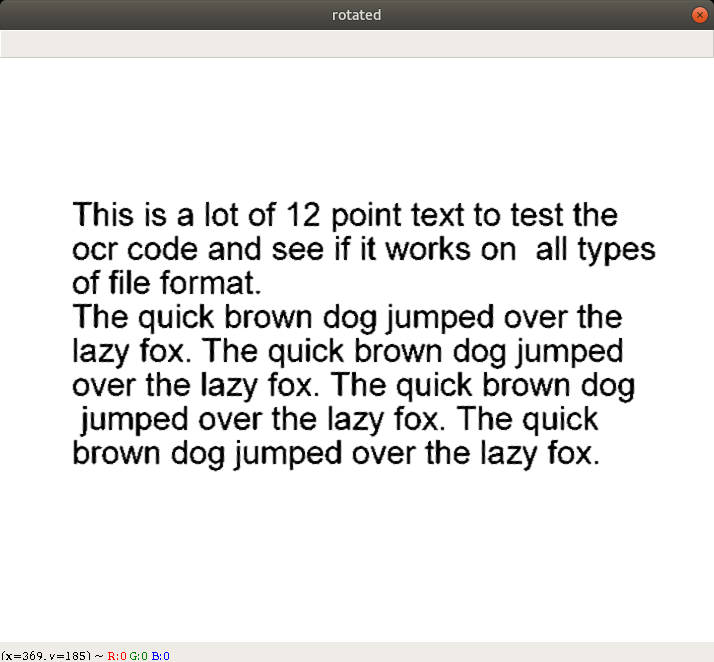
#> input picture rot_test3.png, 714 x 662 px, given in place of test4.png, which was not available
$ python PrimitiveRotateImg.py
#> lines starting #> are read from the running program, lines starting #| are printed output that depends on the picture; after the words box and inside, x2 and y2 are one past the last pixel; in counts of white or black regions, pixels touching at a corner belong together; pictures that were not available may be replaced by others from this repository, and a replacement may not be noted
import numpy as np
import argparse
import cv2


# load the image from disk
image = cv2.imread('/home/nezha/Изображения/test4.png')
#> image is the input picture: shape (662, 714, 3); mean B, G, R 229, 229.6, 230

gray = cv2.cvtColor(image, cv2.COLOR_BGR2GRAY)
gray = cv2.bitwise_not(gray)
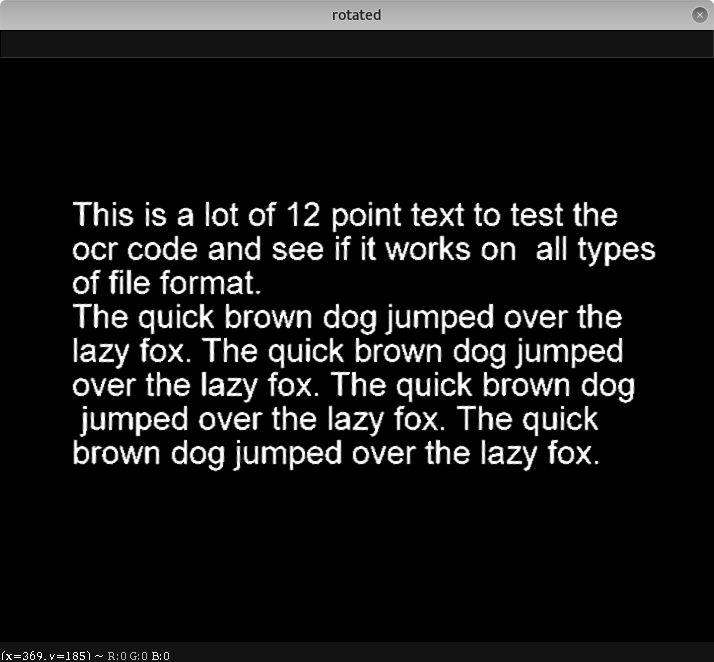
#> gray: shape (662, 714); min 0, max 255, mean 25.3

_, thresh = cv2.threshold(gray, 0, 255, cv2.THRESH_BINARY | cv2.THRESH_OTSU)
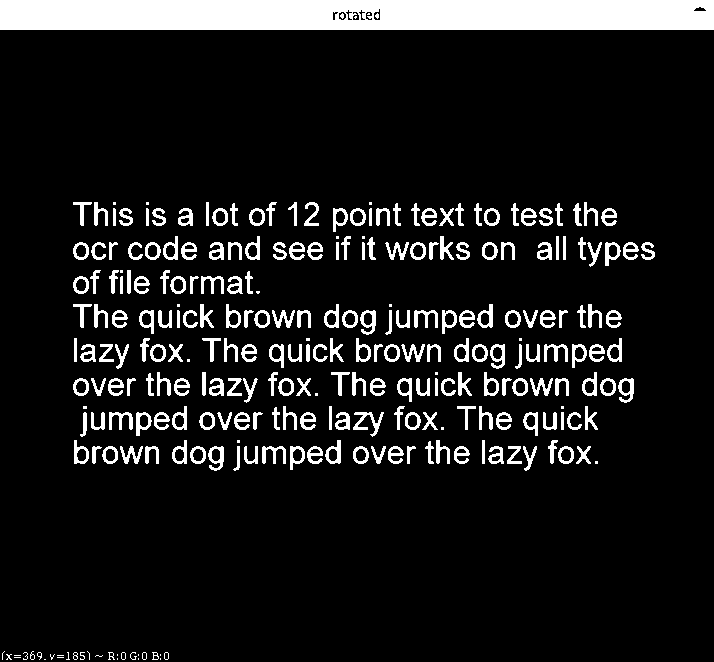
#> thresh: shape (662, 714); 10.7% white; 271 white regions (46 under 20 px), largest, box (x1, y1, x2, y2) and area: (0, 0, 714, 30) 21163, (353, 412, 384, 437) 264, (109, 412, 133, 430) 209

# grab (x, y) and use these coordinates to compute rotated bounding box
coords = np.column_stack(np.where(thresh > 0))
#> coords = 50717 pairs, first value 0 to 659, second value 0 to 713

angle = cv2.minAreaRect(coords)[-1]      # the "cv2.minAreaRect" return values in the range [-90, 0);
#> angle = -90

if angle < -45:
    angle = -(90 + angle)
#> angle = 0
else:
    angle = -angle

# rotate the image
(h, w) = image.shape[:2]
#> h = 662; w = 714

M = cv2.getRotationMatrix2D((w // 2, h // 2), angle, 1.0)
#> M = [[1, 0, 0], [0, 1, 0]]

rotated = cv2.warpAffine(
    image,
    M, (w, h),
    flags=cv2.INTER_CUBIC,
    borderMode=cv2.BORDER_REPLICATE
)


cv2.imshow('Original', image)
cv2.imshow('rotated', rotated)
cv2.waitKey(0)
cv2.destroyAllWindows()

$ run again, on rot_test4.png
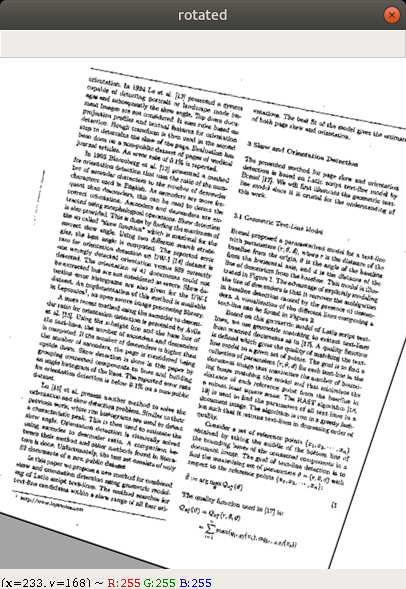
#> input picture rot_test4.png, 406 x 589 px, given in place of test4.png, which was not available
#> image is the input picture: shape (589, 406, 3); mean B, G, R 215, 215.7, 216.1
#> `gray = cv2.bitwise_not(gray)`:
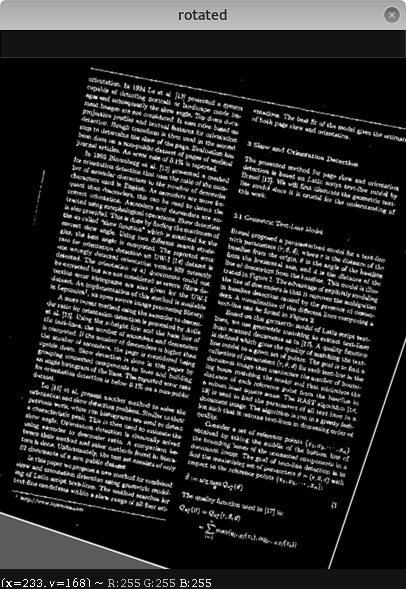
#> gray: shape (589, 406); min 0, max 255, mean 39.2
#> `_, thresh = cv2.threshold(gray, 0, 255, cv2.THRESH_BINARY | cv2.THRESH..`:
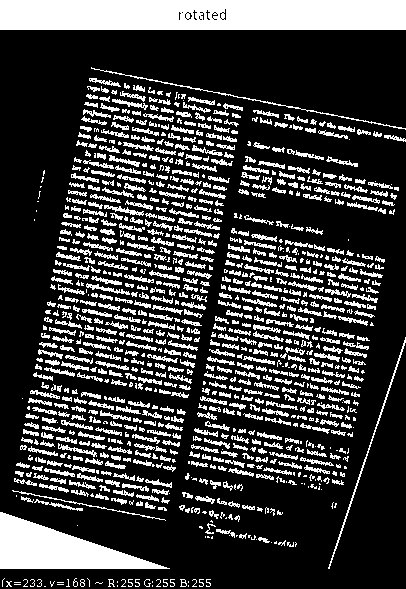
#> thresh: shape (589, 406); 24% white; 989 white regions (280 under 20 px), largest, box (x1, y1, x2, y2) and area: (0, 0, 406, 30) 12061, (0, 512, 170, 569) 4920, (91, 67, 406, 130) 461
#> coords = 57392 pairs, first value 0 to 586, second value 0 to 405
#> `angle = cv2.minAreaRect(coords)[-1]      # the "cv2.minAreaRect" retur..`: angle = -90
#> `angle = -(90 + angle)`: angle = 0
#> M = [[1, 0, 0], [0, 1, 0]]

$ run again, on gui.png
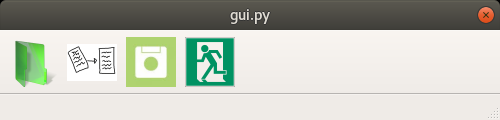
#> input picture gui.png, 500 x 120 px, given in place of test4.png, which was not available
#> image is the input picture: shape (120, 500, 3); mean B, G, R 182.8, 193.1, 190
#> `gray = cv2.bitwise_not(gray)`:
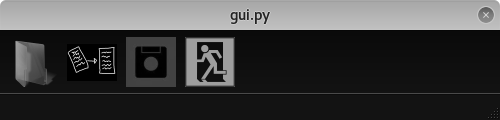
#> gray: shape (120, 500); min 0, max 255, mean 63.8
#> `_, thresh = cv2.threshold(gray, 0, 255, cv2.THRESH_BINARY | cv2.THRESH..`:
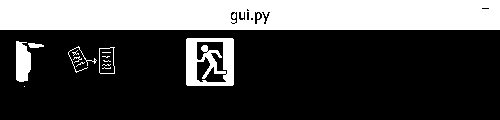
#> thresh: shape (120, 500); 28.7% white; 16 white regions (9 under 20 px), largest, box (x1, y1, x2, y2) and area: (0, 0, 500, 30) 14819, (186, 38, 234, 86) 1565, (16, 41, 31, 82) 513
#> coords = 17227 pairs, first value 0 to 86, second value 0 to 499
#> `angle = cv2.minAreaRect(coords)[-1]      # the "cv2.minAreaRect" retur..`: angle = -90
#> `angle = -(90 + angle)`: angle = 0
#> M = [[1, 0, 0], [0, 1, 0]]
